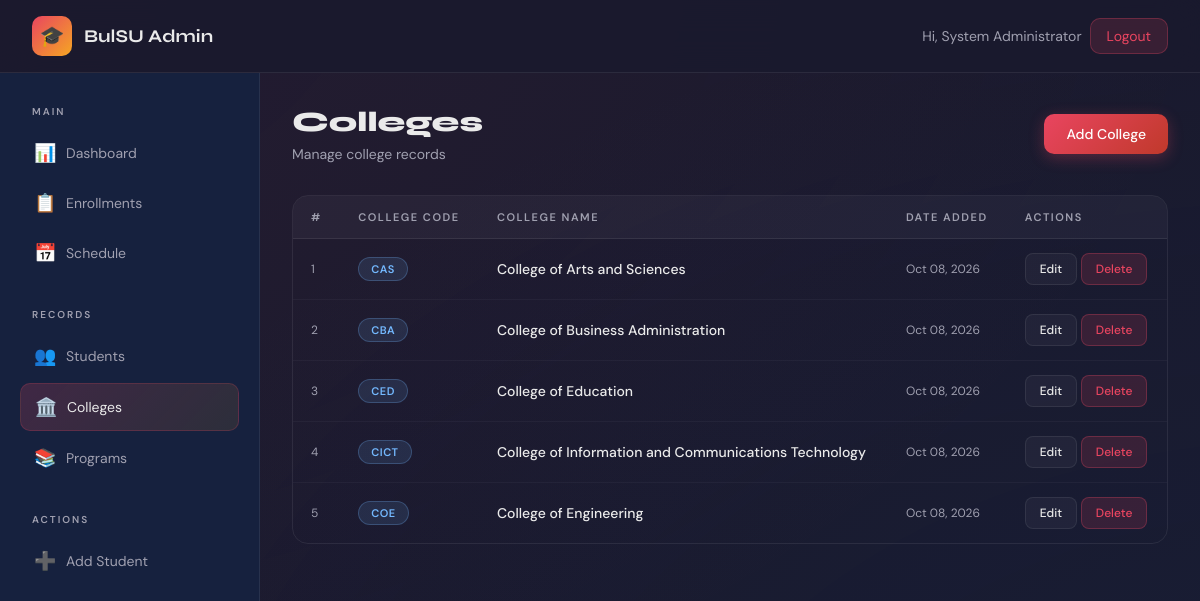
Page /admin/colleges.php (signed in) on the committed database.
### tables this page shows
CREATE TABLE IF NOT EXISTS colleges (
    id INT AUTO_INCREMENT PRIMARY KEY,
    college_code VARCHAR(20) NOT NULL UNIQUE,
    college_name VARCHAR(150) NOT NULL,
    created_at TIMESTAMP DEFAULT CURRENT_TIMESTAMP
);

### admin/colleges.php (the view, shortened to what this page needs)
<?php
$conn = getConnection();
$conn->query("CREATE TABLE IF NOT EXISTS colleges (
    id INT AUTO_INCREMENT PRIMARY KEY,
    college_code VARCHAR(20) NOT NULL UNIQUE,
    college_name VARCHAR(150) NOT NULL,
    created_at TIMESTAMP DEFAULT CURRENT_TIMESTAMP
)");
$colleges = $conn->query("SELECT * FROM colleges ORDER BY college_code ASC");
$rows = [];
while ($r = $colleges->fetch_assoc()) $rows[] = $r;
?>
<!DOCTYPE html>
<html lang="en">
<head>
<link rel="stylesheet" href="/enrollment_system/assets/css/style.css">
</head>
<body>
<div class="wrapper">
    <nav class="navbar">
        <a href="/enrollment_system/index.php" class="navbar-brand"><div class="logo-icon">🎓</div><span>BulSU Admin</span></a>
        <div class="navbar-nav">
            <span style="color:var(--text-muted);font-size:14px">Hi, <?= htmlspecialchars($_SESSION['admin_name'] ?? 'Admin') ?></span>
            <a href="/enrollment_system/admin/logout.php" class="nav-link btn-danger">Logout</a>
        </div>
    </nav>
    <div class="layout">
        <aside class="sidebar">
            <div class="sidebar-section">
                <div class="sidebar-label">Main</div>
                <a href="/enrollment_system/admin/dashboard.php" class="sidebar-link"><span class="icon">📊</span> Dashboard</a>
                <a href="/enrollment_system/admin/enrollments.php" class="sidebar-link"><span class="icon">📋</span> Enrollments</a>
                <a href="/enrollment_system/admin/schedules.php" class="sidebar-link"><span class="icon">📅</span> Schedule</a>
            </div>
            <div class="sidebar-section">
                <div class="sidebar-label">Records</div>
                <a href="/enrollment_system/admin/students.php" class="sidebar-link"><span class="icon">👥</span> Students</a>
                <a href="/enrollment_system/admin/colleges.php" class="sidebar-link active"><span class="icon">🏛️</span> Colleges</a>
                <a href="/enrollment_system/admin/programs.php" class="sidebar-link"><span class="icon">📚</span> Programs</a>
            </div>
            <div class="sidebar-section">
                <div class="sidebar-label">Actions</div>
                <a href="/enrollment_system/admin/add_student.php" class="sidebar-link"><span class="icon">➕</span> Add Student</a>
            </div>
        </aside>
        <main class="main-content">
            <div class="page-header" style="display:flex;align-items:center;justify-content:space-between">
                <div>
                    <h1>Colleges</h1>
                    <p>Manage college records</p>
                </div>
                <button class="btn btn-primary" onclick="openAdd()">Add College</button>
            </div>
            <div class="table-wrapper">
                <table>
                    <thead>
                        <tr>
                            <th>#</th>
                            <th>College Code</th>
                            <th>College Name</th>
                            <th>Date Added</th>
                            <th>Actions</th>
                        </tr>
                    </thead>
                    <tbody id="collegeTable">
                    <?php foreach ($rows as $i => $c): ?>
                    <tr id="col-row-<?= $c['id'] ?>">
                        <td style="color:var(--text-muted);font-size:12px"><?= $i+1 ?></td>
                        <td><span class="badge" style="background:rgba(116,185,255,0.12);color:#74b9ff;border:1px solid rgba(116,185,255,0.25)"><?= htmlspecialchars($c['college_code']) ?></span></td>
                        <td style="font-weight:500"><?= htmlspecialchars($c['college_name']) ?></td>
                        <td style="color:var(--text-muted);font-size:12px"><?= date('M d, Y', strtotime($c['created_at'])) ?></td>
                        <td>
                            <button class="btn btn-ghost btn-sm" onclick="openEdit(<?= $c['id'] ?>, '<?= addslashes($c['college_code']) ?>', '<?= addslashes($c['college_name']) ?>')">Edit</button>
                            <button class="btn btn-danger btn-sm" onclick="deleteCollege(<?= $c['id'] ?>)">Delete</button>
                        </td>
                    </tr>
                    <?php endforeach; ?>
                    </tbody>
                </table>
            </div>
        </main>
    </div>
</div>
</body>
</html>

### rows in the picture
colleges: college_code "CAS", college_name "College of Arts and Sciences", created_at "Oct 08, 2026"
colleges: college_code "CBA", college_name "College of Business Administration", created_at "Oct 08, 2026"
colleges: college_code "CED", college_name "College of Education", created_at "Oct 08, 2026"
colleges: college_code "CICT", college_name "College of Information and Communications Technology", created_at "Oct 08, 2026"
colleges: college_code "COE", college_name "College of Engineering", created_at "Oct 08, 2026"

### other values in the picture
$_SESSION['admin_name'] "System Administrator"
